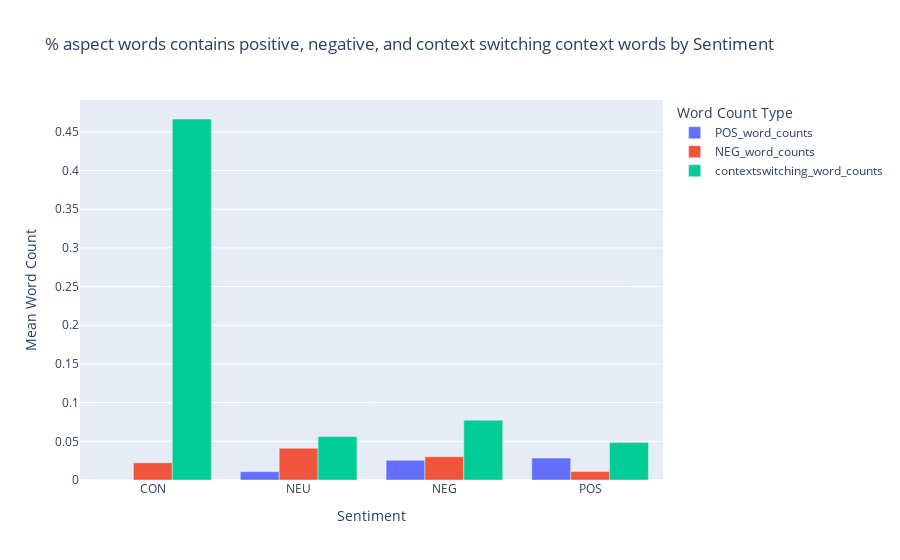

Notebook code for this chart:
### Markdown cell above
One thing I noticed from these samples is that all four samples have a "context switching" conjunction: "but" which makes a lot of sense. Therefore, I added a new feature into our word feature set: `is_context_switching` words by matching it with a list of words like: but, however, although, nevertheless,....

Re-run the above analysis with context switching conjunctions, we saw that ~35% of conflict aspect terms have context switching words within 4 words from the head word.

### Code cell
context_switching_columns = [x for x in list(df_features.columns) if re.match('.*contextswitching.*', x)]

df_aspects['contextswitching_word_counts'] = df_aspects[context_switching_columns].max(axis=1)
sentiment_context_summary = df_aspects.groupby('sentiment')[['POS_word_counts','NEG_word_counts','contextswitching_word_counts']].agg('mean').sort_values(by=['POS_word_counts'])

fig = px.bar( sentiment_context_summary.astype(float), x=sentiment_context_summary.index, y=['POS_word_counts', 'NEG_word_counts', 'contextswitching_word_counts'],
             title='% aspect words contains positive, negative, and context switching context words by Sentiment',
             labels={'value': 'Mean Word Count', 'variable': 'Word Count Type', 'sentiment': 'Sentiment'},
             barmode='group')

# Show the plot
fig.show()

### Figure 1 — Plotly figure (JSON) as saved in the notebook; plotly's stock layout.template omitted (floating-point values rounded to 4 significant figures)
{"data": [{"alignmentgroup": "True", "hovertemplate": "Word Count Type=POS_word_counts<br>Sentiment=%{x}<br>Mean Word Count=%{y}<extra></extra>", "legendgroup": "POS_word_counts", "marker": {"color": "#636efa", "pattern": {"shape": ""}}, "name": "POS_word_counts", "offsetgroup": "POS_word_counts", "orientation": "v", "showlegend": true, "textposition": "auto", "type": "bar", "x": ["CON", "NEU", "NEG", "POS"], "xaxis": "x", "y": [0, 0.0108, 0.0254, 0.02834], "yaxis": "y"}, {"alignmentgroup": "True", "hovertemplate": "Word Count Type=NEG_word_counts<br>Sentiment=%{x}<br>Mean Word Count=%{y}<extra></extra>", "legendgroup": "NEG_word_counts", "marker": {"color": "#EF553B", "pattern": {"shape": ""}}, "name": "NEG_word_counts", "offsetgroup": "NEG_word_counts", "orientation": "v", "showlegend": true, "textposition": "auto", "type": "bar", "x": ["CON", "NEU", "NEG", "POS"], "xaxis": "x", "y": [0.02222, 0.04104, 0.03002, 0.01113], "yaxis": "y"}, {"alignmentgroup": "True", "hovertemplate": "Word Count Type=contextswitching_word_counts<br>Sentiment=%{x}<br>Mean Word Count=%{y}<extra></extra>", "legendgroup": "contextswitching_word_counts", "marker": {"color": "#00cc96", "pattern": {"shape": ""}}, "name": "contextswitching_word_counts", "offsetgroup": "contextswitching_word_counts", "orientation": "v", "showlegend": true, "textposition": "auto", "type": "bar", "x": ["CON", "NEU", "NEG", "POS"], "xaxis": "x", "y": [0.4667, 0.05616, 0.07737, 0.04858], "yaxis": "y"}], "layout": {"barmode": "group", "legend": {"title": {"text": "Word Count Type"}, "tracegroupgap": 0}, "title": {"text": "% aspect words contains positive, negative, and context switching context words by Sentiment"}, "xaxis": {"anchor": "y", "domain": [0, 1], "title": {"text": "Sentiment"}}, "yaxis": {"anchor": "x", "domain": [0, 1], "title": {"text": "Mean Word Count"}}}}
